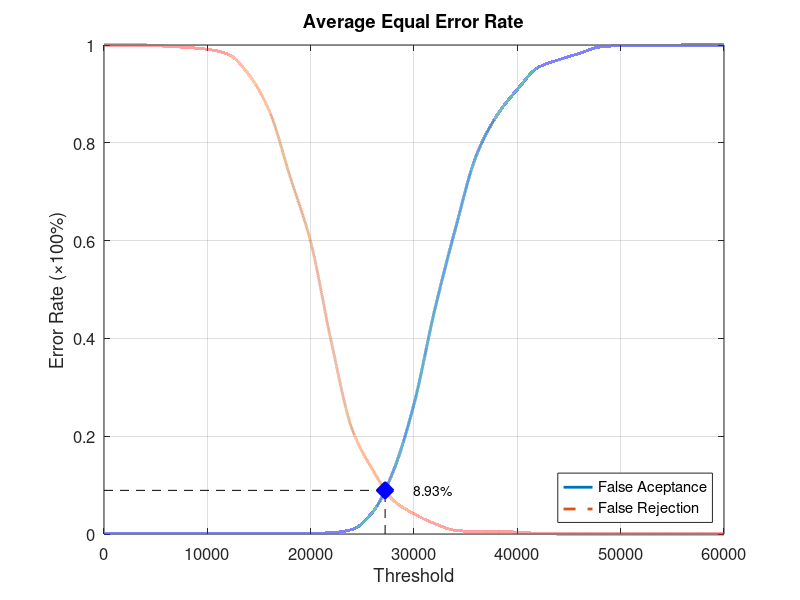
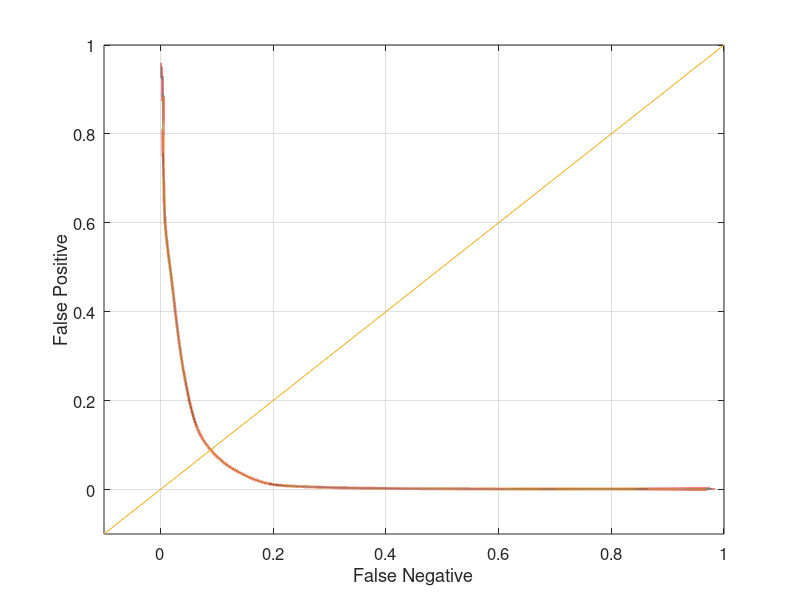

Recreate these plots in MATLAB, in order.
function yEER = Experiment5Average
close all;
clear;
clc;
x = 0:2000:60000;
xq = 0:0.5:60000;

y0 = [0 0.00131579 0.00131579 0.00131579 0.00131579 0.00131579 0.00131579 0.00131579 0.00131579 0.00131579 0.00131579 0.00263158 0.00921053 0.0447368 0.128947 0.265789 0.457895 0.623684 0.772368 0.855263 0.909211 0.953947 0.969737 0.982895 0.996053 0.998684 0.998684 0.998684 1 1 1];
yy0 = interp1(x, y0, xq, 'pchip');
y1 = [1 1 1 0.9975 0.995 0.99125 0.98125 0.94 0.865 0.73125 0.5975 0.3925 0.215 0.13125 0.06875 0.04125 0.02125 0.0075 0.005 0.005 0.00375 0.00125 0 0 0 0 0 0 0 0 0];
yy1 = interp1(x, y1, xq, 'pchip');

% Calculating EER: 
y2 = abs(y0 - y1);
find(y2 == min(y2))
yy2 = abs(yy0 - yy1);
xEER = find(yy2 == min(yy2));
xEERIndex = xq(xEER) % X-axis EER
yEER = yy0(xEER) % Y-axis EER

main = figure
plot(xq, yy0,'-','LineWidth', 2);	hold on
plot(xq, yy1,'--','LineWidth', 2);	hold on
plot([xEERIndex xEERIndex], [0 yEER], 'k--');	hold on
plot([0 xEERIndex], [yEER yEER], 'k--');	hold on
plot(xEERIndex, yEER, 'bx', 'LineWidth', 10);	hold on
text(xEERIndex + 10 * xEERIndex / 100, yEER, [num2str(round((10000 * yEER)) / 100) '%'])
legend('False Aceptance', 'False Rejection', 'Location', 'SouthEast')
xlabel('Threshold')
ylabel('Error Rate (\times100%)')
title('Average Equal Error Rate')
set(gca, 'FontSize', 12)
axis([0 60000 0 1])
grid on

print(main, 'Experiment5AverageMain', '-dpng');
FNRxFPR = figure('Color', [1 1 1]);
plot(yy1, yy0, '-', yy1, yy0, 'LineWidth', 2);
hold on
y = -0.1:0.1:1
plot(y, y); 
set(gca, 'FontSize', 12)
xlabel('False Negative')
ylabel('False Positive')
axis([-0.1 1 -0.1 1])
set(gca, 'FontSize', 12)
grid on

print(FNRxFPR, 'Experiment5AverageFNRxFPR','-dpng');
end
